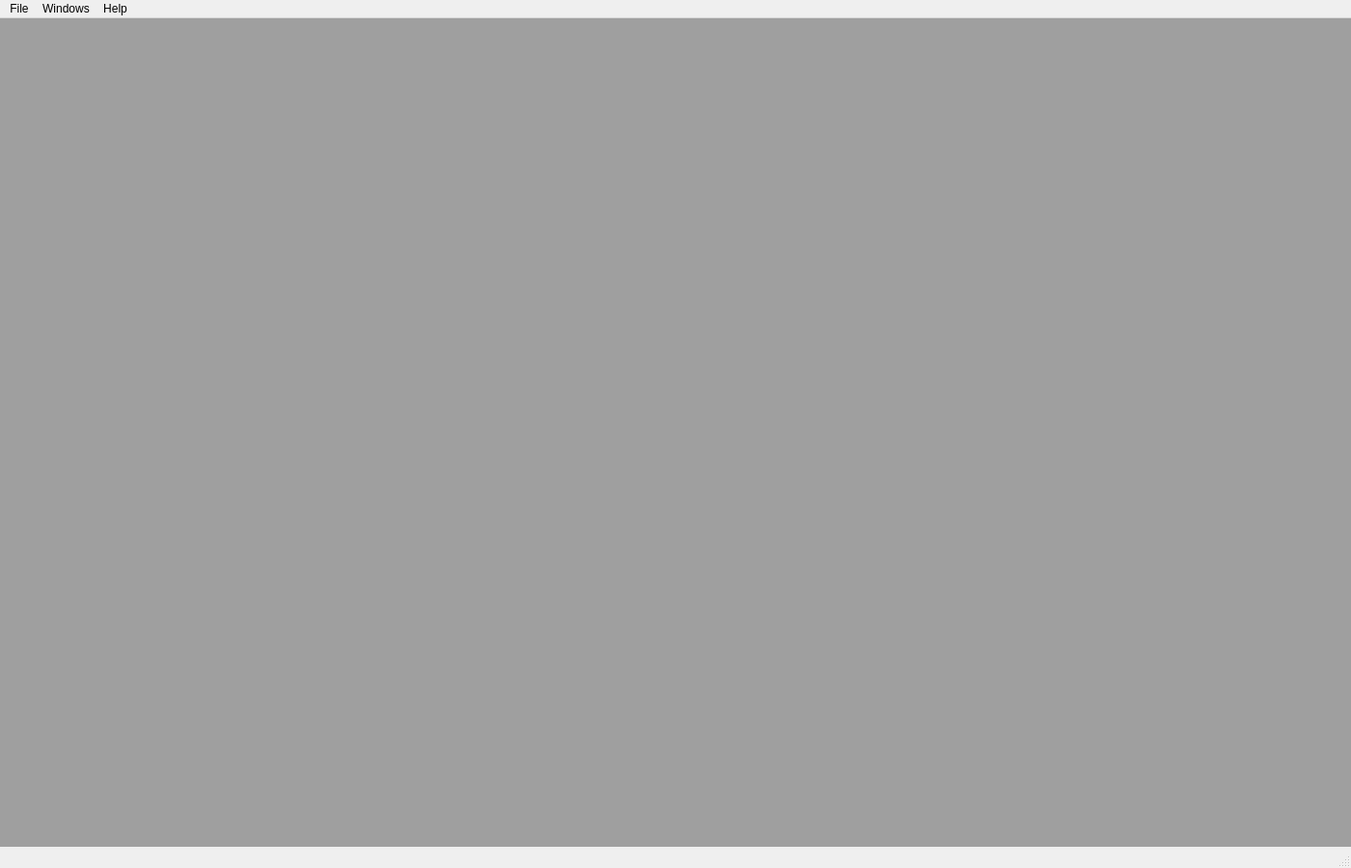
<?xml version="1.0" encoding="UTF-8"?>
<ui version="4.0">
 <class>MainWindow</class>
 <widget class="QMainWindow" name="MainWindow">
  <property name="geometry">
   <rect>
    <x>0</x>
    <y>0</y>
    <width>1400</width>
    <height>900</height>
   </rect>
  </property>
  <property name="windowTitle">
   <string>MZI Lock</string>
  </property>
  <widget class="QWidget" name="centralwidget">
   <layout class="QHBoxLayout" name="horizontalLayout">
    <property name="spacing">
     <number>0</number>
    </property>
    <property name="sizeConstraint">
     <enum>QLayout::SetDefaultConstraint</enum>
    </property>
    <property name="margin">
     <number>0</number>
    </property>
    <item>
     <widget class="QMdiArea" name="mdiArea">
      <property name="viewMode">
       <enum>QMdiArea::SubWindowView</enum>
      </property>
     </widget>
    </item>
   </layout>
  </widget>
  <widget class="QMenuBar" name="menubar">
   <property name="geometry">
    <rect>
     <x>0</x>
     <y>0</y>
     <width>1400</width>
     <height>21</height>
    </rect>
   </property>
   <widget class="QMenu" name="menuConnection">
    <property name="title">
     <string>File</string>
    </property>
   </widget>
   <widget class="QMenu" name="menuHelp">
    <property name="title">
     <string>Help</string>
    </property>
    <addaction name="actionAbout"/>
    <addaction name="actionDocumentation"/>
   </widget>
   <widget class="QMenu" name="menuWindows">
    <property name="title">
     <string>Windows</string>
    </property>
    <addaction name="actionTCPConnection"/>
    <addaction name="actionVisualization"/>
    <addaction name="actionIQCalibration"/>
    <addaction name="actionLoopFilter"/>
   </widget>
   <addaction name="menuConnection"/>
   <addaction name="menuWindows"/>
   <addaction name="menuHelp"/>
  </widget>
  <widget class="QStatusBar" name="statusbar"/>
  <action name="actionAbout">
   <property name="text">
    <string>About</string>
   </property>
  </action>
  <action name="actionDocumentation">
   <property name="text">
    <string>Documentation</string>
   </property>
  </action>
  <action name="actionMatched_Filter">
   <property name="text">
    <string>Matched Filter</string>
   </property>
  </action>
  <action name="actionEquation">
   <property name="text">
    <string>Equation</string>
   </property>
  </action>
  <action name="actionADCControl">
   <property name="text">
    <string>ADC Control</string>
   </property>
  </action>
  <action name="actionDACControl">
   <property name="text">
    <string>DAC Control</string>
   </property>
  </action>
  <action name="actionDDSControl_A">
   <property name="text">
    <string>DDS Control A</string>
   </property>
  </action>
  <action name="actionDDSControl_B">
   <property name="text">
    <string>DDS Control B</string>
   </property>
  </action>
  <action name="actionSerialConnection">
   <property name="text">
    <string>Serial Connection</string>
   </property>
  </action>
  <action name="actionDSPControl">
   <property name="text">
    <string>DSP Boot Control</string>
   </property>
  </action>
  <action name="actionUDPControl">
   <property name="text">
    <string>UDP Control</string>
   </property>
  </action>
  <action name="actionDynamicScripts">
   <property name="text">
    <string>Dynamic Scripts</string>
   </property>
  </action>
  <action name="actionFrontendFilters0">
   <property name="text">
    <string>Frontend Filters 0</string>
   </property>
  </action>
  <action name="actionIGMScope0">
   <property name="text">
    <string>IGM Scope 0</string>
   </property>
  </action>
  <action name="actionFrontendFilters1">
   <property name="text">
    <string>Frontend Filters 1</string>
   </property>
  </action>
  <action name="actionIGMScope1">
   <property name="text">
    <string>IGM Scope 1</string>
   </property>
  </action>
  <action name="actionComms">
   <property name="text">
    <string>Comms and PRBS</string>
   </property>
  </action>
  <action name="actionFeedbackCtrl0">
   <property name="text">
    <string>Feedback Controller 0</string>
   </property>
  </action>
  <action name="actionFeedbackCtrl1">
   <property name="text">
    <string>Feedback Controller 1</string>
   </property>
  </action>
  <action name="actionBackend">
   <property name="text">
    <string>Backend</string>
   </property>
  </action>
  <action name="actionSelfTest">
   <property name="text">
    <string>Self Test</string>
   </property>
  </action>
  <action name="actionDataAcquisition">
   <property name="text">
    <string>Data Acquisition</string>
   </property>
  </action>
  <action name="actionConsole">
   <property name="text">
    <string>Python Console</string>
   </property>
  </action>
  <action name="actionDSPAlgorithms">
   <property name="text">
    <string>DSP Algorithms</string>
   </property>
  </action>
  <action name="actionTCPConnection">
   <property name="text">
    <string>TCP Connection</string>
   </property>
  </action>
  <action name="actionIQCalibration">
   <property name="text">
    <string>IQ Calibration</string>
   </property>
  </action>
  <action name="actionVisualization">
   <property name="text">
    <string>Visualization</string>
   </property>
  </action>
  <action name="actionLoopFilter">
   <property name="text">
    <string>Loop Filter</string>
   </property>
  </action>
 </widget>
 <resources/>
 <connections/>
</ui>
